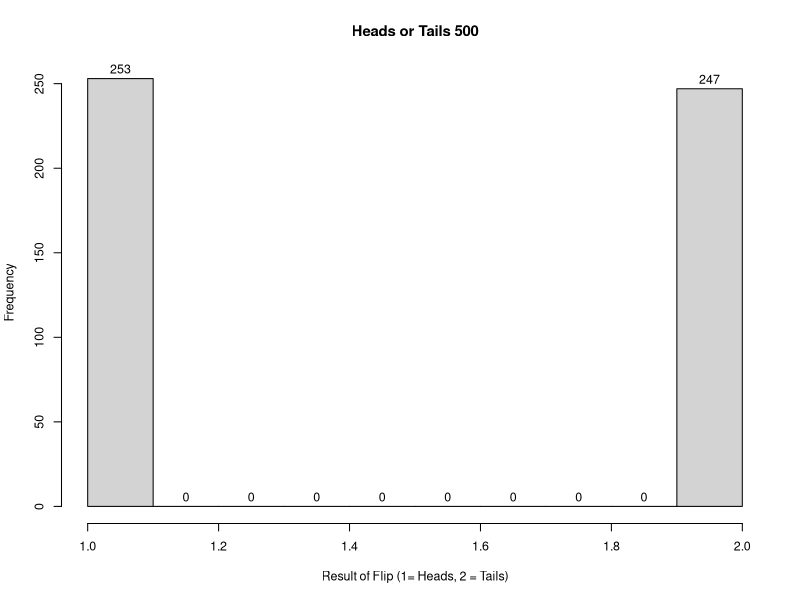

Write R code to recreate this figure.
## ---- chunk 1
options(scipen = 999)
A <- 10^5
## ---- chunk 2
## Where 1 = Heads and 2 = Tails
##Y <- c('Heads','Tails')
X <- data.frame ('Flip' = sample(1:2, 500, replace=T))
par(cex = .75)
flipplot <- hist(X$Flip,
                 main = "Heads or Tails 500",
                 labels = TRUE,
                 xlab = 'Result of Flip (1= Heads, 2 = Tails)')

